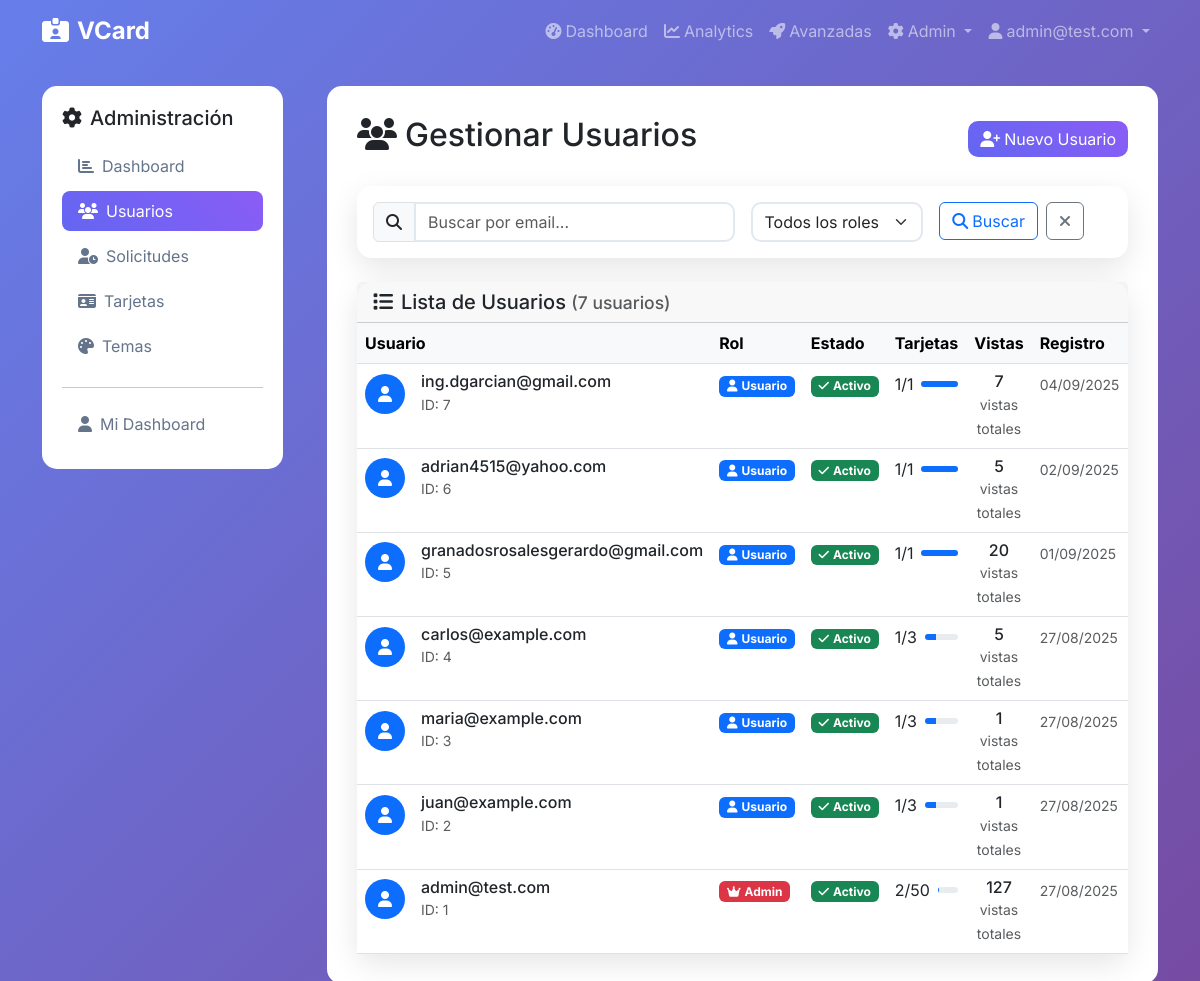
The app's page /admin/users (signed in) with its own data.
### app/models.py (models this page shows, shortened)
class User(UserMixin, db.Model):
    id = db.Column(db.Integer, primary_key=True)
    email = db.Column(db.String(120), unique=True, nullable=False, index=True)
    password_hash = db.Column(db.String(255), nullable=False)
    role = db.Column(Enum('admin', 'user', name='user_roles'), default='user', nullable=False)
    is_active = db.Column(db.Boolean, default=True, nullable=False)
    is_approved = db.Column(db.Boolean, default=False)
    approved_at = db.Column(db.DateTime)
    approved_by_id = db.Column(db.Integer)
    is_suspended = db.Column(db.Boolean, default=False)
    suspension_reason = db.Column(db.String(500))
    suspended_at = db.Column(db.DateTime)
    suspended_by_id = db.Column(db.Integer)
    max_cards = db.Column(db.Integer, default=1, nullable=False)
    last_login = db.Column(db.DateTime)
    total_views = db.Column(db.Integer, default=0)
    email_verified = db.Column(db.Boolean, default=False)
    email_verified_at = db.Column(db.DateTime)
    reset_token = db.Column(db.String(255))
    reset_token_expires = db.Column(db.DateTime)
    created_at = db.Column(db.DateTime, default=datetime.utcnow)
    updated_at = db.Column(db.DateTime, default=datetime.utcnow, onupdate=datetime.utcnow)
    cards = db.relationship('Card', backref='owner', lazy='dynamic', cascade='all, delete-orphan')
    def is_admin(self):
        return self.role == 'admin'
    def get_total_card_views(self):
        from .models import CardView
        return CardView.query.join(Card).filter(Card.owner_id == self.id).count()

### app/admin/routes.py (the view)
@bp.route('/users')
@login_required
@admin_required
def users():
    page = request.args.get('page', 1, type=int)
    search = request.args.get('search', '', type=str)
    query = User.query
    if search:
        query = query.filter(User.email.contains(search))
    users = query.order_by(User.created_at.desc()).paginate(
        page=page, per_page=20, error_out=False
    )
    return render_template('admin/users.html', users=users, search=search)

### app/utils.py (called while the page is built)
def admin_required(f):
    from functools import wraps
    from flask import abort
    from flask_login import current_user
    @wraps(f)
    def decorated_function(*args, **kwargs):
        if not current_user.is_authenticated or not current_user.is_admin():
            abort(403)
        return f(*args, **kwargs)
    return decorated_function

### app/templates/admin/users.html (shortened to what this page needs)
{% extends "base.html" %}
{% block content %}
<div class="row">
    <div class="col-md-3">
        {% include 'admin/_sidebar.html' %}
    </div>
    <div class="col-md-9">
        <div class="main-content">
            <div class="d-flex justify-content-between align-items-center mb-4">
                <h2>
                    <i class="fas fa-users me-2"></i>Gestionar Usuarios
                </h2>
                <a href="{{ url_for('admin.new_user') }}" class="btn btn-primary">
                    <i class="fas fa-user-plus me-1"></i>Nuevo Usuario
                </a>
            </div>
            <div class="card mb-4">
                <div class="card-body">
                    <form method="GET" class="row g-3">
                        <div class="col-md-6">
                            <div class="input-group">
                                <span class="input-group-text">
                                    <i class="fas fa-search"></i>
                                </span>
                                <input type="text" name="search" class="form-control"
                                       placeholder="Buscar por email..." value="{{ search }}">
                            </div>
                        </div>
                        <div class="col-md-3">
                            <select name="role" class="form-select">
                                <option value="">Todos los roles</option>
                            </select>
                        </div>
                        <div class="col-md-3">
                            <div class="d-grid gap-2 d-md-flex">
                                <button type="submit" class="btn btn-outline-primary">
                                    <i class="fas fa-search me-1"></i>Buscar
                                </button>
                                <a href="{{ url_for('admin.users') }}" class="btn btn-outline-secondary">
                                    <i class="fas fa-times"></i>
                                </a>
                            </div>
                        </div>
                    </form>
                </div>
            </div>
            <div class="card">
                <div class="card-header">
                    <h5 class="mb-0">
                        <i class="fas fa-list me-2"></i>Lista de Usuarios
                        <small class="text-muted">({{ users.total }} usuarios)</small>
                    </h5>
                </div>
                <div class="card-body p-0">
                    {% if users.items %}
                        <div class="table-responsive">
                            <table class="table table-hover mb-0">
                                <thead class="table-light">
                                    <tr>
                                        <th>Usuario</th>
                                        <th width="12%">Rol</th>
                                        <th width="12%">Estado</th>
                                        <th width="12%">Tarjetas</th>
                                        <th width="10%">Vistas</th>
                                        <th width="12%">Registro</th>
                                    </tr>
                                </thead>
                                <tbody>
                                    {% for user in users.items %}
                                        <tr>
                                            <td>
                                                <div class="d-flex align-items-center">
                                                    <div class="rounded-circle bg-primary text-white d-flex align-items-center justify-content-center me-3"
                                                         style="width: 40px; height: 40px;">
                                                        <i class="fas fa-user"></i>
                                                    </div>
                                                    <div>
                                                        <h6 class="mb-0">{{ user.email }}</h6>
                                                        <small class="text-muted">ID: {{ user.id }}</small>
                                                    </div>
                                                </div>
                                            </td>
                                            <td>
                                                {% if user.role == 'admin' %}
                                                    <span class="badge bg-danger">
                                                        <i class="fas fa-crown me-1"></i>Admin
                                                    </span>
                                                {% else %}
                                                    <span class="badge bg-primary">
                                                        <i class="fas fa-user me-1"></i>Usuario
                                                    </span>
                                                {% endif %}
                                            </td>
                                            <td>
                                                {% if user.is_suspended %}
                                                    <div>
                                                        <span class="badge bg-danger">
                                                            <i class="fas fa-ban me-1"></i>Suspendido
                                                        </span>
                                                        {% if user.suspension_reason %}
                                                            <div class="mt-1">
                                                                <small class="text-muted" title="{{ user.suspension_reason }}">
                                                                    {{ user.suspension_reason[:30] }}{% if user.suspension_reason|length > 30 %}...{% endif %}
                                                                </small>
                                                            </div>
                                                        {% endif %}
                                                    </div>
                                                {% elif user.is_active %}
                                                    <span class="badge bg-success">
                                                        <i class="fas fa-check me-1"></i>Activo
                                                    </span>
                                                {% else %}
                                                    <span class="badge bg-secondary">
                                                        <i class="fas fa-pause me-1"></i>Inactivo
                                                    </span>
                                                {% endif %}
                                            </td>
                                            <td>
                                                <div class="d-flex align-items-center">
                                                    <span class="me-2">{{ user.cards.count() }}/{{ user.max_cards }}</span>
                                                    <div class="progress flex-grow-1" style="height: 6px;">
                                                        <div class="progress-bar" role="progressbar"
                                                             style="width: {{ (user.cards.count() / user.max_cards * 100) if user.max_cards > 0 else 0 }}%">
                                                        </div>
                                                    </div>
                                                </div>
                                            </td>
                                            <td>
                                                <div class="text-center">
                                                    <div class="h6 mb-0">{{ user.get_total_card_views() }}</div>
                                                    <small class="text-muted">vistas totales</small>
                                                </div>
                                            </td>
                                            <td>
                                                <small class="text-muted">
                                                    {{ user.created_at.strftime('%d/%m/%Y') if user.created_at else '-' }}
                                                </small>
                                            </td>
                                        </tr>
                                    {% endfor %}
                                </tbody>
                            </table>
                        </div>
                    {% endif %}
                </div>
            </div>
        </div>
    </div>
</div>
{% endblock %}

### app/templates/base.html (shortened to what this page needs)
<!DOCTYPE html>
<html lang="es">
<head>
    <link href="https://cdn.jsdelivr.net/npm/bootstrap@5.3.0/dist/css/bootstrap.min.css" rel="stylesheet">
    <link href="https://cdnjs.cloudflare.com/ajax/libs/font-awesome/6.4.0/css/all.min.css" rel="stylesheet">
</head>
<body>
    <nav class="navbar navbar-expand-lg navbar-dark mb-4">
        <div class="container">
            <a class="navbar-brand" href="{{ url_for('index') }}">
                <i class="fas fa-id-card-alt me-2"></i>VCard
            </a>
            <div class="collapse navbar-collapse" id="navbarNav">
                <ul class="navbar-nav ms-auto">
                    {% if current_user.is_authenticated %}
                        <li class="nav-item">
                            <a class="nav-link" href="{{ url_for('dashboard.index') }}">
                                <i class="fas fa-tachometer-alt me-1"></i>Dashboard
                            </a>
                        </li>
                        <li class="nav-item">
                            <a class="nav-link" href="{{ url_for('dashboard.analytics') }}">
                                <i class="fas fa-chart-line me-1"></i>Analytics
                            </a>
                        </li>
                        <li class="nav-item">
                            <a class="nav-link" href="{{ url_for('dashboard.advanced_features') }}">
                                <i class="fas fa-rocket me-1"></i>Avanzadas
                            </a>
                        </li>
                        {% if current_user.is_admin() %}
                        <li class="nav-item dropdown">
                            <a class="nav-link dropdown-toggle" href="#" role="button" data-bs-toggle="dropdown">
                                <i class="fas fa-cog me-1"></i>Admin
                            </a>
                        </li>
                        {% endif %}
                        <li class="nav-item dropdown">
                            <a class="nav-link dropdown-toggle" href="#" role="button" data-bs-toggle="dropdown">
                                <i class="fas fa-user me-1"></i>{{ current_user.email }}
                            </a>
                        </li>
                    {% endif %}
                </ul>
            </div>
        </div>
    </nav>
    <div class="container">
        {% block content %}{% endblock %}
    </div>
</body>
</html>

### app/templates/base.html (style rules this page uses)
:root { --primary-color: #6366f1; --secondary-color: #8b5cf6; --accent-color: #ec4899; }
body { font-family: 'Inter', sans-serif; background: linear-gradient(135deg, #667eea 0%, #764ba2 100%); min-height: 100vh; }
.navbar-brand { font-weight: 700; font-size: 1.5rem; }
.card { border: none; border-radius: 15px; box-shadow: 0 10px 30px rgba(0,0,0,0.1); }
.btn-primary { background: linear-gradient(45deg, var(--primary-color), var(--secondary-color)); border: none; border-radius: 10px; }
.form-control, .form-select { border-radius: 10px; border: 2px solid #e2e8f0; }
.main-content { background: white; border-radius: 15px; padding: 30px; }

### records on screen
User: email "admin@test.com", id "1", role "admin" (drawn), is_active True (drawn), cards.count "2", max_cards "50", get_total_card_views "127", created_at "27/08/2025"
User: email "ing.dgarcian@gmail.com", id "7", role "user" (drawn), is_active True (drawn), is_suspended "Activo", cards.count "1", max_cards "1", get_total_card_views "7", created_at "04/09/2025"
User: email "adrian4515@yahoo.com", id "6", role "user" (drawn), is_active True (drawn), is_suspended "Activo", cards.count "1", max_cards "1", get_total_card_views "5", created_at "02/09/2025"
User: email "granadosrosalesgerardo@gmail.com", id "5", role "user" (drawn), is_active True (drawn), is_suspended "Activo", cards.count "1", max_cards "1", get_total_card_views "20", created_at "01/09/2025"
User: email "carlos@example.com", id "4", role "user" (drawn), is_active True (drawn), cards.count "1", max_cards "3", get_total_card_views "5", created_at "27/08/2025"
User: email "maria@example.com", id "3", role "user" (drawn), is_active True (drawn), cards.count "1", max_cards "3", get_total_card_views "1", created_at "27/08/2025"
User: email "juan@example.com", id "2", role "user" (drawn), is_active True (drawn), cards.count "1", max_cards "3", get_total_card_views "1", created_at "27/08/2025"

### other values on screen
{{ users.total }} "7"
